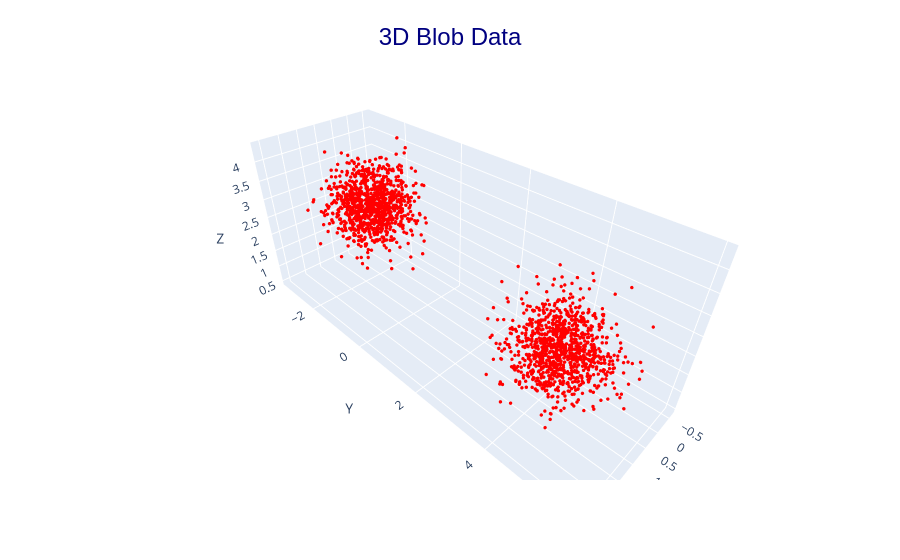

Notebook code cell kept with this figure:
### Markdown cell above
# Data

### Code cell
blobs, _=  make_blobs(centers=2,n_features=3, cluster_std=0.5, random_state=0, n_samples=2000)

X_train = blobs[:1000]
train_size = X_train.shape[0]
train_loader = [X_train] # No need for batching in this simple dataset
X_test = blobs[1000:]
test_size = X_test.shape[0]

plot3d([(blobs, "Blob Data"),], title="3D Blob Data", color="red")

### Figure 1 — Plotly figure (JSON) as saved in the notebook; plotly's stock layout.template omitted (floating-point values rounded to 4 significant figures; data arrays with more than 128 entries replaced by an {"elided": "..."} marker saying what was removed)
{"data": [{"marker": {"color": "red", "size": 2}, "mode": "markers", "name": "Blob Data", "type": "scatter3d", "x": {"elided": "2000 float values"}, "y": {"elided": "2000 float values"}, "z": {"elided": "2000 float values"}}], "layout": {"margin": {"t": 60}, "scene": {"xaxis": {"title": {"text": "X"}}, "yaxis": {"title": {"text": "Y"}}, "zaxis": {"title": {"text": "Z"}}}, "title": {"font": {"color": "navy", "family": "Arial", "size": 24}, "text": "3D Blob Data", "x": 0.5, "y": 0.95}}}
